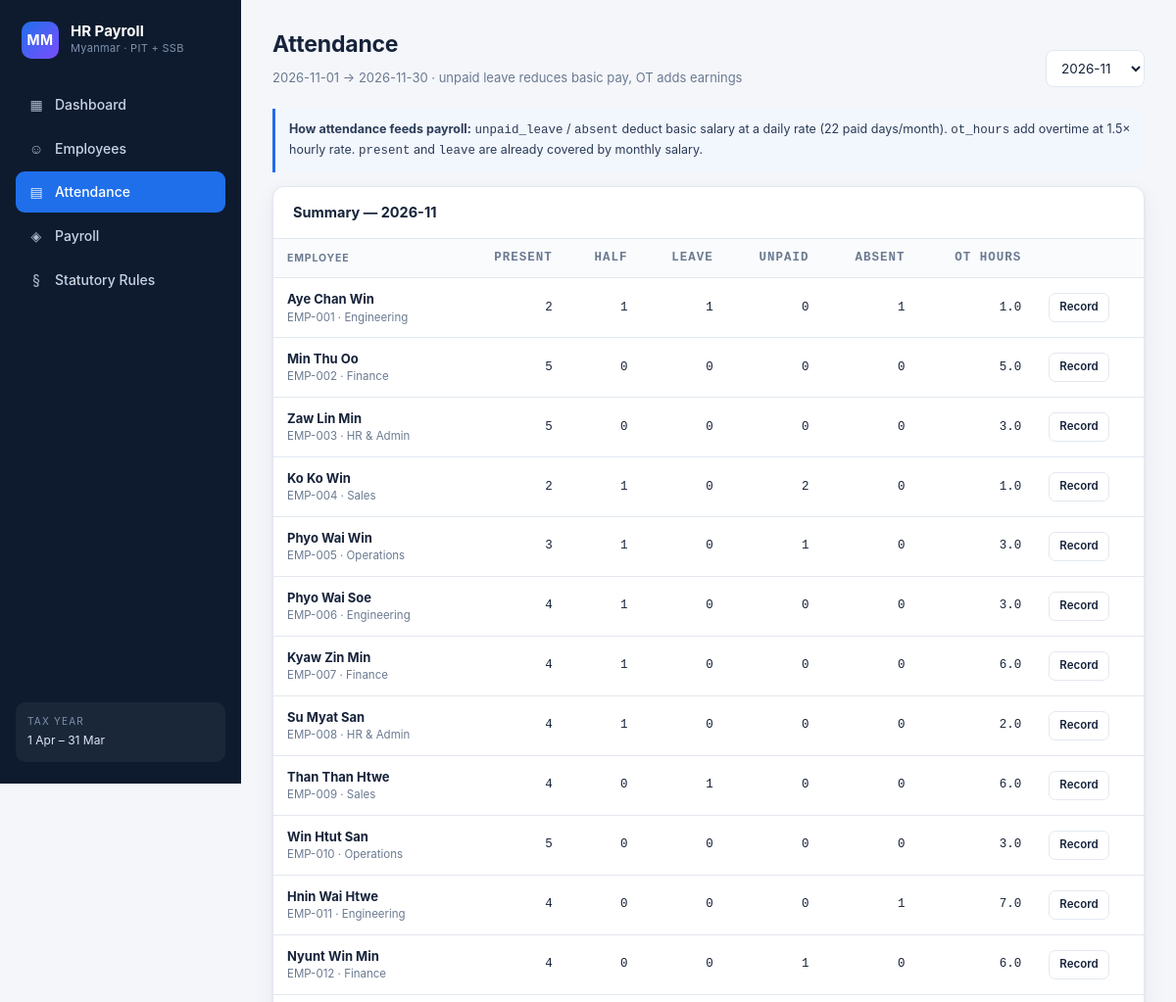
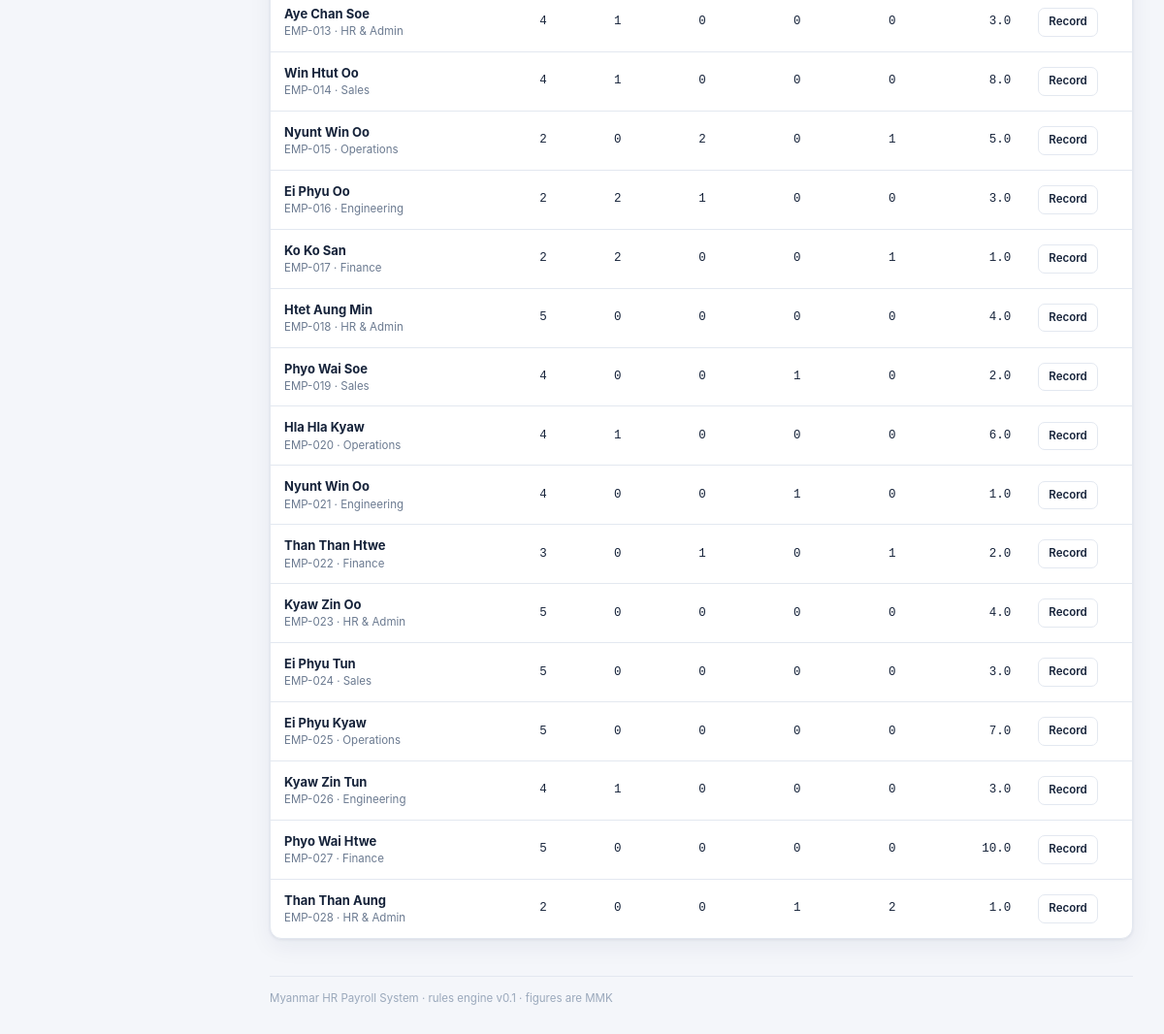
The app's page /attendance with its own data (2 pictures, top to bottom).
### tables this page shows
CREATE TABLE employee (
    id              INTEGER PRIMARY KEY AUTOINCREMENT,
    code            TEXT NOT NULL UNIQUE,
    name            TEXT NOT NULL,
    nrc             TEXT DEFAULT '',
    email           TEXT DEFAULT '',
    phone           TEXT DEFAULT '',
    department      TEXT DEFAULT '',
    position        TEXT DEFAULT '',
    join_date       TEXT NOT NULL,
    status          TEXT NOT NULL DEFAULT 'active',
    residency       TEXT NOT NULL DEFAULT 'resident',
    bank_account    TEXT DEFAULT '',
    created_at      TEXT NOT NULL DEFAULT (datetime('now'))
);

### webapp/app.py (the view)
    @app.route("/attendance")
    def attendance_list():
        period = request.args.get("period") or _current_period()
        d_from, d_to = month_bounds(period)
        rows = get_svc().attendance_summary_rows(period)
        return render_template(
            "attendance.html",
            rows=rows,
            period=period,
            periods=_period_choices(),
            date_from=d_from,
            date_to=d_to,
        )

### payroll/db.py (called while the page is built)
    @contextmanager
    def connect(self) -> Iterator[sqlite3.Connection]:
        conn = sqlite3.connect(self.path)
        conn.row_factory = sqlite3.Row
        conn.execute("PRAGMA foreign_keys = ON")
        try:
            yield conn
            conn.commit()
        except Exception:
            conn.rollback()
            raise
        finally:
            conn.close()

    def query(self, sql: str, params: Iterable[Any] = ()) -> list[dict]:
        with self.connect() as conn:
            rows = conn.execute(sql, tuple(params)).fetchall()
            return [dict(r) for r in rows]

    def employees(self, active_only: bool = False) -> list[dict]:
        sql = "SELECT * FROM employee"
        if active_only:
            sql += " WHERE status = 'active'"
        sql += " ORDER BY code"
        return self.query(sql)

    def attendance_between(
        self, date_from: str, date_to: str, employee_id: Optional[int] = None
    ) -> list[dict]:
        sql = "SELECT * FROM attendance WHERE work_date BETWEEN ? AND ?"
        params: list[Any] = [date_from, date_to]
        if employee_id is not None:
            sql += " AND employee_id = ?"
            params.append(employee_id)
        sql += " ORDER BY employee_id, work_date"
        return self.query(sql, params)

### payroll/money.py (called while the page is built)
def D(value) -> Decimal:
    if isinstance(value, Decimal):
        return value
    if isinstance(value, bool):
        raise TypeError("bool is not a valid monetary amount")
    if isinstance(value, float):
        raise TypeError(
            "float is not allowed for money; use Decimal or str, "
            f"got {value!r}"
        )
    return Decimal(str(value))

### payroll/service.py (called while the page is built)
def month_bounds(period: str) -> tuple[str, str]:
    first = _dt.date.fromisoformat(f"{period}-01")
    if first.month == 12:
        next_first = _dt.date(first.year + 1, 1, 1)
    else:
        next_first = _dt.date(first.year, first.month + 1, 1)
    last = next_first - _dt.timedelta(days=1)
    return first.isoformat(), last.isoformat()

    def attendance_matrix(self, period: str) -> dict:
        d_from, d_to = month_bounds(period)
        rows = self.db.attendance_between(d_from, d_to)
        by_emp: dict[int, list] = {}
        for r in rows:
            by_emp.setdefault(int(r["employee_id"]), []).append(r)
        out = {}
        for emp in self.db.employees(active_only=True):
            summary = summarise_attendance(emp["id"], period, by_emp.get(emp["id"], []))
            out[emp["id"]] = summary
        return out

### webapp/templates/attendance.html (shortened to what this page needs)
{% extends "base.html" %}
{% block content %}
<div class="page-head">
  <div>
    <h1 class="page-title">Attendance</h1>
    <div class="page-sub">{{ date_from }} → {{ date_to }} · unpaid leave reduces basic pay, OT adds earnings</div>
  </div>
  <form method="get" class="toolbar">
    <select name="period" onchange="this.form.submit()">
      {% for p in periods %}<option value="{{ p }}" {{ 'selected' if p == period }}>{{ p }}</option>{% endfor %}
    </select>
  </form>
</div>
<div class="note">
  <strong>How attendance feeds payroll:</strong> <code>unpaid_leave</code> / <code>absent</code>
  deduct basic salary at a daily rate (22 paid days/month). <code>ot_hours</code> add overtime
  at 1.5× hourly rate. <code>present</code> and <code>leave</code> are already covered by monthly salary.
</div>
<section class="panel">
  <div class="panel-head"><h2 class="panel-title">Summary — {{ period }}</h2></div>
  <div class="scroll-x">
    <table>
      <thead><tr>
        <th>Employee</th><th class="num">Present</th><th class="num">Half</th>
        <th class="num">Leave</th><th class="num">Unpaid</th><th class="num">Absent</th>
        <th class="num">OT hours</th><th></th>
      </tr></thead>
      <tbody>
      {% for r in rows %}
        {% set s = r.summary %}
        <tr>
          <td><strong>{{ r.employee.name }}</strong>
            <div class="small muted">{{ r.employee.code }} · {{ r.employee.department or '—' }}</div></td>
          <td class="num">{{ s.days_present }}</td>
          <td class="num">{{ s.half_days }}</td>
          <td class="num">{{ s.days_leave }}</td>
          <td class="num">{{ s.unpaid_days }}</td>
          <td class="num">{{ s.absent_days }}</td>
          <td class="num">{{ s.ot_hours }}</td>
          <td>
            <details>
              <summary class="btn btn-ghost btn-sm" style="cursor:pointer;display:inline-flex">Record</summary>
            </details>
          </td>
        </tr>
      {% else %}
        <tr><td colspan="8" class="empty"><div class="big">▤</div>No active employees.</td></tr>
      {% endfor %}
      </tbody>
    </table>
  </div>
</section>
{% endblock %}

### webapp/static/style.css (style rules this page uses)
:root { --bg:#f4f6fa; --panel:#ffffff; --ink:#16233a; --muted:#6b7a90; --line:#e3e8f0; --brand:#1f6feb; --brand-ink:#0b3f8f; --ok:#0f9d58; --warn:#c47f00; --err:#c62828; --pit:#7c4dff; --ssb:#00897b; --net:#1f6feb; --radius:12px; --shadow:0 1px 3px rgba(20,40,80,.08),0 8px 24px rgba(20,40,80,.06); --mono:"SFMono-Regular",Consolas,"Liberation Mono",Menlo,monospace; }
* { box-sizing:border-box }
html,body { margin:0;padding:0 }
body { background:var(--bg); color:var(--ink); font:14px/1.55 -apple-system,BlinkMacSystemFont,"Segoe UI",Roboto, "Noto Sans Myanmar","Padauk",Helvetica,Arial,sans-serif; -webkit-font-smoothing:antialiased; }
.page-head { display:flex;justify-content:space-between;align-items:flex-end;gap:16px;margin-bottom:22px;flex-wrap:wrap }
.page-title { font-size:23px;font-weight:680;letter-spacing:-.2px;margin:0 }
.page-sub { color:var(--muted);font-size:13px;margin-top:5px }
.panel { background:var(--panel);border:1px solid var(--line);border-radius:var(--radius); box-shadow:var(--shadow);margin-bottom:22px;overflow:hidden; }
.panel-head { padding:15px 20px;border-bottom:1px solid var(--line);display:flex;justify-content:space-between;align-items:center;gap:12px;flex-wrap:wrap }
.panel-title { font-size:14.5px;font-weight:650;margin:0 }
table { width:100%;border-collapse:collapse;font-size:13px }
th { text-align:left;font-size:10.5px;letter-spacing:.08em;text-transform:uppercase; color:var(--muted);font-weight:650;padding:10px 14px;border-bottom:1px solid var(--line); background:#fafbfd;white-space:nowrap; }
td { padding:11px 14px;border-bottom:1px solid var(--line);vertical-align:middle }
tbody tr:last-child td { border-bottom:none }
.num { text-align:right;font-variant-numeric:tabular-nums;font-family:var(--mono);font-size:12.5px }
.muted { color:var(--muted) }
.small { font-size:11.5px }
input[type=text],input[type=number],input[type=date],input[type=email],select,textarea { width:100%;padding:9px 11px;border:1px solid var(--line);border-radius:8px; font-size:13.5px;font-family:inherit;background:#fff;color:var(--ink); }
.btn { display:inline-flex;align-items:center;gap:7px;padding:9px 16px;border-radius:8px; border:1px solid transparent;font-size:13px;font-weight:600;cursor:pointer; font-family:inherit;transition:filter .15s,background .15s; }
.btn-ghost { background:#fff;color:var(--ink);border-color:var(--line) }
.btn-sm { padding:5px 10px;font-size:11.5px;border-radius:7px }
.toolbar { display:flex;gap:10px;align-items:center;flex-wrap:wrap }
.note { background:#f2f6fd;border-left:3px solid var(--brand);padding:11px 14px; border-radius:0 8px 8px 0;font-size:12.5px;color:#2c3c58;margin:14px 0; }
.scroll-x { overflow-x:auto }

### records on screen
employee: employee.name "Aye Chan Win", employee.code "EMP-001", employee "Engineering"
employee: employee.name "Min Thu Oo", employee.code "EMP-002", employee "Finance"
employee: employee.name "Zaw Lin Min", employee.code "EMP-003", employee "HR & Admin"
employee: employee.name "Ko Ko Win", employee.code "EMP-004", employee "Sales"
employee: employee.name "Phyo Wai Win", employee.code "EMP-005", employee "Operations"
employee: employee.name "Phyo Wai Soe", employee.code "EMP-006", employee "Engineering"
employee: employee.name "Kyaw Zin Min", employee.code "EMP-007", employee "Finance"
employee: employee.name "Su Myat San", employee.code "EMP-008", employee "HR & Admin"
employee: employee.name "Than Than Htwe", employee.code "EMP-009", employee "Sales"
employee: employee.name "Win Htut San", employee.code "EMP-010", employee "Operations"
employee: employee.name "Hnin Wai Htwe", employee.code "EMP-011", employee "Engineering"
employee: employee.name "Nyunt Win Min", employee.code "EMP-012", employee "Finance"
employee: employee.name "Aye Chan Soe", employee.code "EMP-013", employee "HR & Admin"
employee: employee.name "Win Htut Oo", employee.code "EMP-014", employee "Sales"
employee: employee.name "Nyunt Win Oo", employee.code "EMP-015", employee "Operations"
employee: employee.name "Ei Phyu Oo", employee.code "EMP-016", employee "Engineering"
employee: employee.name "Ko Ko San", employee.code "EMP-017", employee "Finance"
employee: employee.name "Htet Aung Min", employee.code "EMP-018", employee "HR & Admin"
employee: employee.name "Phyo Wai Soe", employee.code "EMP-019", employee "Sales"
employee: employee.name "Hla Hla Kyaw", employee.code "EMP-020", employee "Operations"
employee: employee.name "Nyunt Win Oo", employee.code "EMP-021", employee "Engineering"
employee: employee.name "Than Than Htwe", employee.code "EMP-022", employee "Finance"
employee: employee.name "Kyaw Zin Oo", employee.code "EMP-023", employee "HR & Admin"
employee: employee.name "Ei Phyu Tun", employee.code "EMP-024", employee "Sales"
employee: employee.name "Ei Phyu Kyaw", employee.code "EMP-025", employee "Operations"
employee: employee.name "Kyaw Zin Tun", employee.code "EMP-026", employee "Engineering"
employee: employee.name "Phyo Wai Htwe", employee.code "EMP-027", employee "Finance"
employee: employee.name "Than Than Aung", employee.code "EMP-028", employee "HR & Admin"

### other values on screen
{{ date_from }} "2026-11-01"
{{ date_to }} "2026-11-30"
{{ period }} "2026-11"
{{ s.days_present }} "2" "5" "5" "2" "3" "4" "4" "4" "4" "5" "4" "4" "4" "4" "2" "2" "2" "5" "4" "4" "4" "3" "5" "5" "5" "4" "5" "2"
{{ s.half_days }} "1" "0" "0" "1" "1" "1" "1" "1" "0" "0" "0" "0" "1" "1" "0" "2" "2" "0" "0" "1" "0" "0" "0" "0" "0" "1" "0" "0"
{{ s.days_leave }} "1" "0" "0" "0" "0" "0" "0" "0" "1" "0" "0" "0" "0" "0" "2" "1" "0" "0" "0" "0" "0" "1" "0" "0" "0" "0" "0" "0"
{{ s.unpaid_days }} "0" "0" "0" "2" "1" "0" "0" "0" "0" "0" "0" "1" "0" "0" "0" "0" "0" "0" "1" "0" "1" "0" "0" "0" "0" "0" "0" "1"
{{ s.absent_days }} "1" "0" "0" "0" "0" "0" "0" "0" "0" "0" "1" "0" "0" "0" "1" "0" "1" "0" "0" "0" "0" "1" "0" "0" "0" "0" "0" "2"
{{ s.ot_hours }} "1.0" "5.0" "3.0" "1.0" "3.0" "3.0" "6.0" "2.0" "6.0" "3.0" "7.0" "6.0" "3.0" "8.0" "5.0" "3.0" "1.0" "4.0" "2.0" "6.0" "1.0" "2.0" "4.0" "3.0" "7.0" "3.0" "10.0" "1.0"
{{ version|default('0.1') }} "0.1"
form field period "2026-11"
